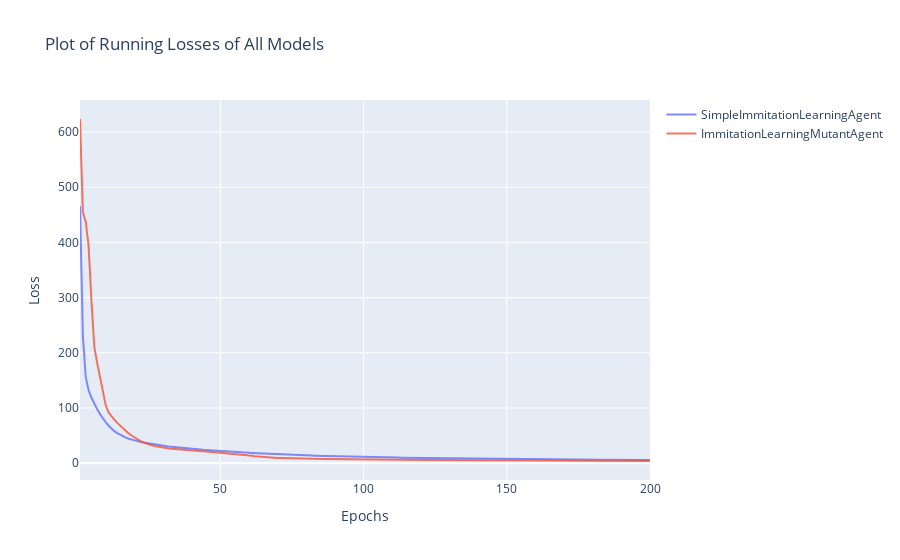

This figure's notebook cell:
### Code cell
import chart_studio.plotly as py
import plotly.graph_objects  as go
import plotly.express as ps
mydateparser = lambda x: datetime.datetime.strptime(x, "%Y-%m-%d %H:%M:%S +0000")
loss_plot = go.Figure(layout=dict(title=dict(text="Plot of Running Losses of All Models")))
legend = []
for i in range(len(run.data.final_data)):
    loss_op = run.data.final_data[i].loss
    agent_name = run.data.final_data[i].agent_name
    epochs = [j+1 for j in range(len(loss_op))]
    loss_plot.add_trace(go.Scatter(
                x=epochs,
                y=loss_op,
                name=agent_name,
                opacity=0.8))

loss_plot.update_layout(xaxis_title="Epochs",
    yaxis_title="Loss")
loss_plot.show()

### Figure 1 — Plotly figure (JSON) as saved in the notebook; plotly's stock layout.template omitted (floating-point values rounded to 4 significant figures; data arrays with more than 128 entries replaced by an {"elided": "..."} marker saying what was removed)
{"data": [{"name": "SimpleImmitationLearningAgent", "opacity": 0.8, "type": "scatter", "x": {"elided": "200 int values"}, "y": {"elided": "200 float values"}}, {"name": "ImmitationLearningMutantAgent", "opacity": 0.8, "type": "scatter", "x": {"elided": "200 int values"}, "y": {"elided": "200 float values"}}], "layout": {"title": {"text": "Plot of Running Losses of All Models"}, "xaxis": {"title": {"text": "Epochs"}}, "yaxis": {"title": {"text": "Loss"}}}}
